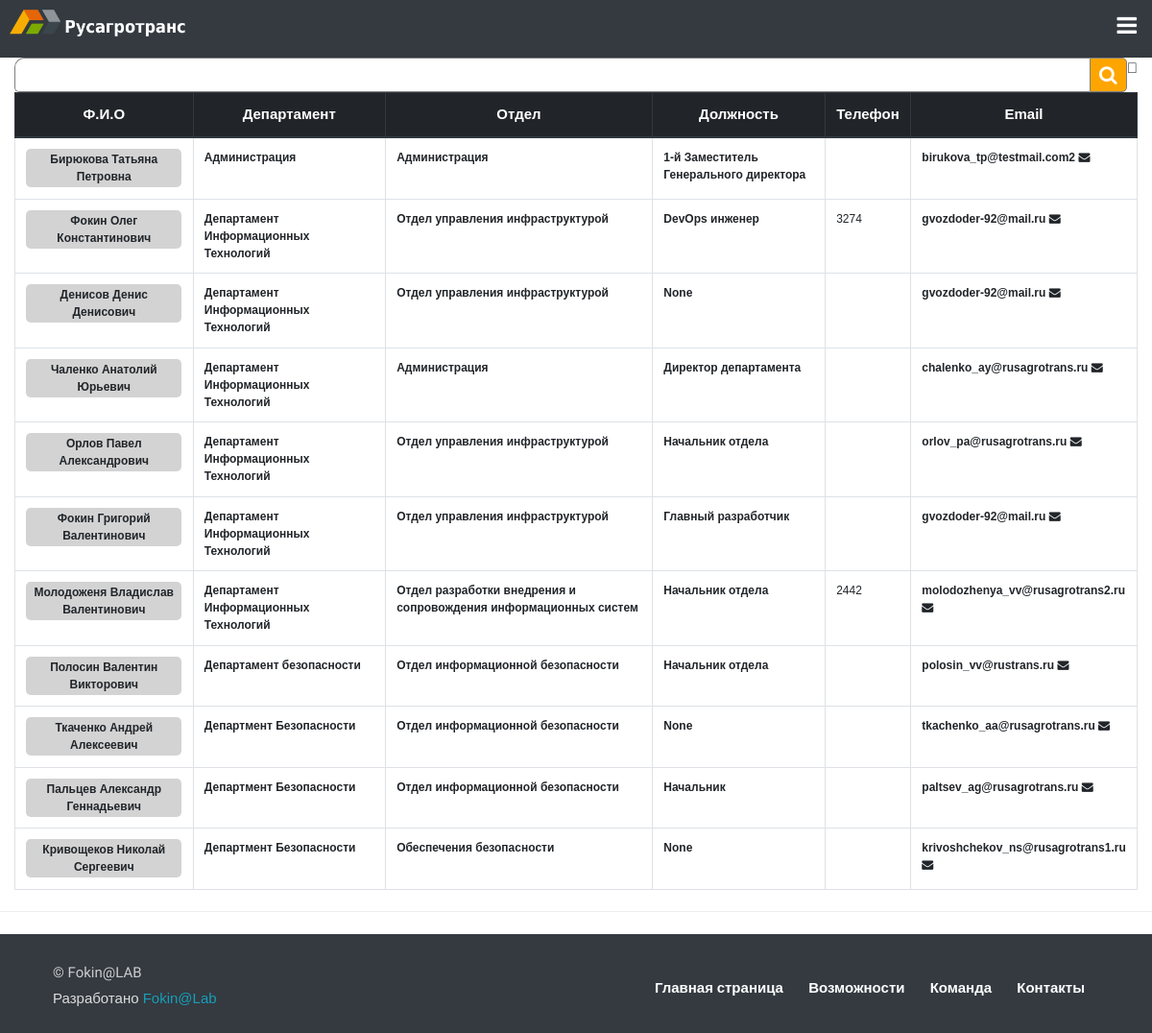
Page /inventory/users/ on the earlier database version.
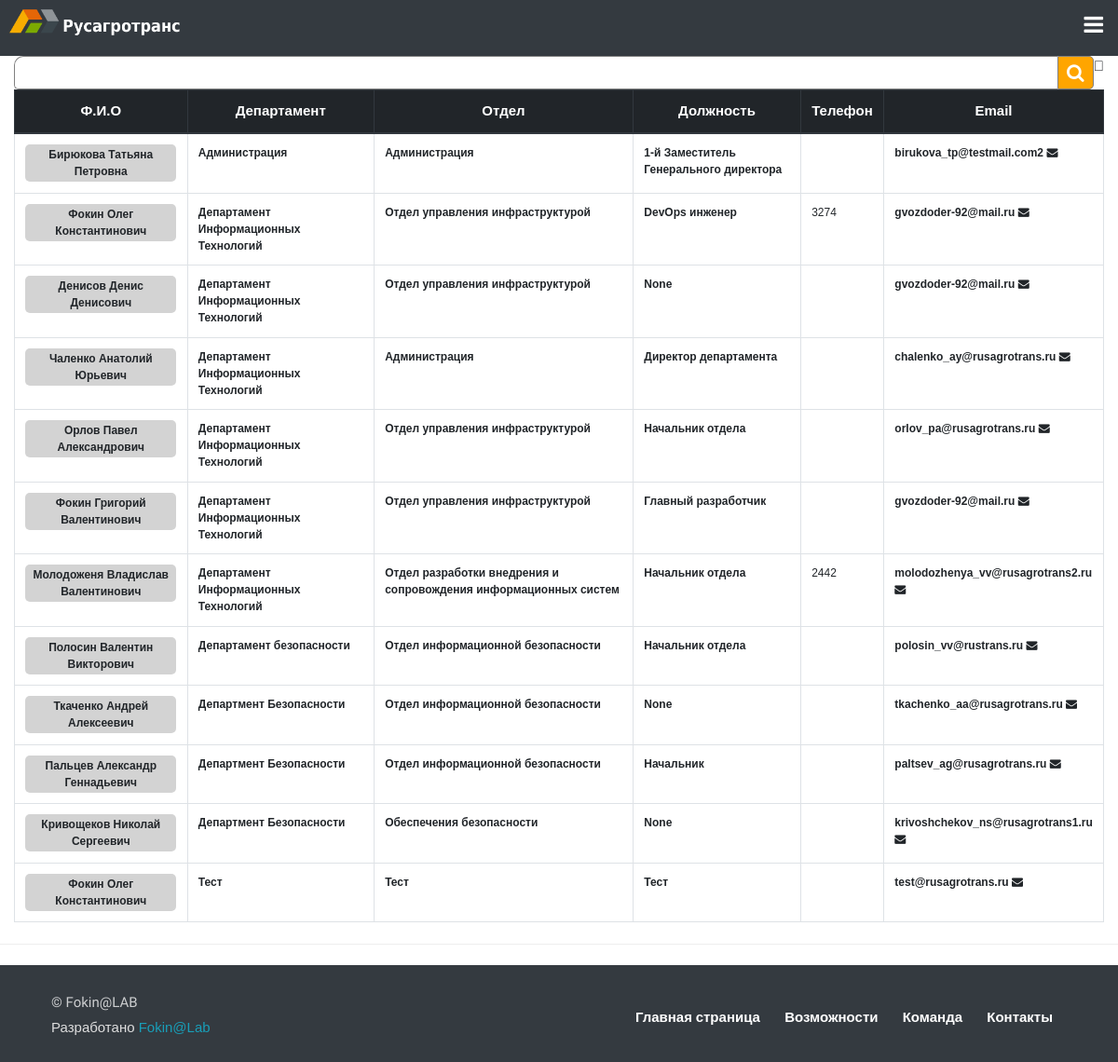
Same page on the later database version.
### Request_Access/models.py (models this page shows, shortened)
class UserProfile(models.Model):
    user = models.OneToOneField(User, on_delete=models.CASCADE)
    user_last_name = models.CharField(max_length=200, help_text="Фамилия", verbose_name="Фамилия", blank=True)
    user_first_name = models.CharField(max_length=200, help_text="Имя", verbose_name="Имя", blank=True)
    user_second_name = models.CharField(max_length=200, help_text="Отчество", verbose_name="Отчество", blank=True)
    user_full_name = models.CharField(max_length=1000, verbose_name="Полное имя", null=True, blank=True)
    user_position = models.CharField(max_length=300, verbose_name="Должность", null=True, blank=True)
    user_dep = models.CharField(max_length=200, help_text="Департамент", verbose_name="Департамент", blank=True)
    user_otdel = models.CharField(max_length=200, help_text="Отдел", verbose_name="Отдел", blank=True)
    user_email = models.EmailField(help_text="Email", verbose_name="Почтовый адрес", blank=True)
    user_telephone = models.CharField(max_length=30, verbose_name="Внутренний телефон", null=True, blank=True)
    user_mobile = models.CharField(max_length=30, verbose_name="Мобильный телефон", null=True, blank=True)
    user_boss = models.ForeignKey(User, related_name="boss", on_delete=models.CASCADE,
                                  help_text="Руководитель пользователя",
                                  verbose_name="Руководитель пользователя", blank=True, null=True)
    user_company = models.ForeignKey(Companys, verbose_name="Компания пользователя", on_delete=models.CASCADE)
    class Meta:
        verbose_name = 'Профиль Пользователя'
        verbose_name_plural = 'Профили пользователей'

### inventory/templates/inventory/UserPortal.html
{% extends "Main_Templates/main_template.html"%}
{% block content %}
{% include "Include_Templates/header.html" %}
{% load static %}
<link rel="stylesheet" href="{% static 'css/search.css'%}">
<div class="container-fluid" style="min-height:77vh;">
    <table class="table table-bordered text-center">
        <thead class="thead-dark">
        <tr>
            <th scope="row">Ф.И.О</th>
            <th scope="row">Департамент</th>
            <th scope="row">Отдел</th>
            <th scope="row">Должность</th>
            <th scope="row">Телефон</th>
            <th scope="row">Email</th>
        </tr>
        </thead>
        <div class="search">
            <input id="userinput" type="search" class="searchTerm" laceholder="Поиск" onkeyup="SearchTable('userinput','Table1')">
            <button type="submit" class="searchButton">
                <i class="fa fa-search"></i>
            </button>
        </div>
        <tbody id="Table1" style="font-size:12px;text-align:left;">
        {% for keys in object_list %}
        <tr>
            <td>
                <div class="container" style="padding:2px 2px 2px 2px;background:#D3D3D3;border-radius:5px;margin:0px 0px 0px 0px;"><b><a href="">{{ keys.user_full_name }}</a></b></div>
            </td>
            <td><b>{{keys.user_dep}}</b></td>
            <td><b>{{keys.user_otdel}}</b></td>
            <td><b>{{keys.user_position}}</b></td>
            {% if keys.user_telephone == Null %}
            <td></td>
            {% else %}
            <td>{{ keys.user_telephone }}</td>
            {% endif %}
            <td style="text-align:left;width:20%"><b><a href="mailto:{{keys.user_email}}">{{keys.user_email}} <i class="fa fa-envelope"></i></a></b></td>
        </tr>
        {% endfor %}
        </tbody>
    </table>
</div>
<hr class="my-4">
{% endblock %}

Differences in the rows shown:
added UserProfile: user_full_name "Фокин Олег Константинович", user_dep "Тест", user_otdel "Тест", user_position "Тест", user_email "test@rusagrotrans.ru"
